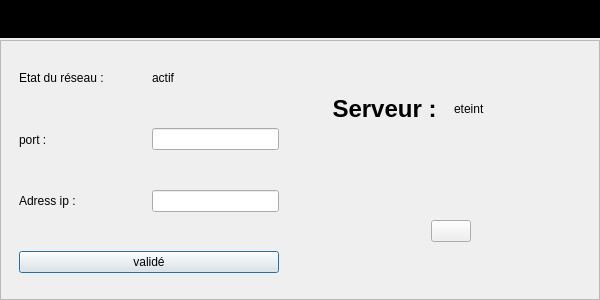
<?xml version="1.0" encoding="UTF-8"?>
<ui version="4.0">
 <class>Dialog</class>
 <widget class="QDialog" name="Dialog">
  <property name="geometry">
   <rect>
    <x>0</x>
    <y>0</y>
    <width>600</width>
    <height>300</height>
   </rect>
  </property>
  <property name="minimumSize">
   <size>
    <width>400</width>
    <height>200</height>
   </size>
  </property>
  <property name="maximumSize">
   <size>
    <width>600</width>
    <height>300</height>
   </size>
  </property>
  <property name="windowTitle">
   <string>Dialog</string>
  </property>
  <layout class="QVBoxLayout" name="verticalLayout">
   <property name="spacing">
    <number>2</number>
   </property>
   <property name="leftMargin">
    <number>0</number>
   </property>
   <property name="topMargin">
    <number>0</number>
   </property>
   <property name="rightMargin">
    <number>0</number>
   </property>
   <property name="bottomMargin">
    <number>0</number>
   </property>
   <item alignment="Qt::AlignmentFlag::AlignTop">
    <widget class="QFrame" name="frame">
     <property name="styleSheet">
      <string notr="true">background-color: rgb(0, 0, 0);</string>
     </property>
     <property name="frameShape">
      <enum>QFrame::Shape::StyledPanel</enum>
     </property>
     <property name="frameShadow">
      <enum>QFrame::Shadow::Raised</enum>
     </property>
     <layout class="QVBoxLayout" name="verticalLayout_2">
      <property name="spacing">
       <number>0</number>
      </property>
      <property name="leftMargin">
       <number>0</number>
      </property>
      <property name="topMargin">
       <number>0</number>
      </property>
      <property name="rightMargin">
       <number>0</number>
      </property>
      <property name="bottomMargin">
       <number>0</number>
      </property>
      <item>
       <widget class="QLabel" name="label">
        <property name="font">
         <font>
          <pointsize>24</pointsize>
          <bold>true</bold>
         </font>
        </property>
        <property name="text">
         <string>Paramètre réseau</string>
        </property>
        <property name="alignment">
         <set>Qt::AlignmentFlag::AlignCenter</set>
        </property>
       </widget>
      </item>
     </layout>
    </widget>
   </item>
   <item>
    <widget class="QFrame" name="frame_2">
     <property name="sizePolicy">
      <sizepolicy hsizetype="Preferred" vsizetype="Expanding">
       <horstretch>0</horstretch>
       <verstretch>0</verstretch>
      </sizepolicy>
     </property>
     <property name="frameShape">
      <enum>QFrame::Shape::StyledPanel</enum>
     </property>
     <property name="frameShadow">
      <enum>QFrame::Shadow::Raised</enum>
     </property>
     <layout class="QHBoxLayout" name="horizontalLayout">
      <property name="leftMargin">
       <number>0</number>
      </property>
      <property name="topMargin">
       <number>0</number>
      </property>
      <property name="rightMargin">
       <number>0</number>
      </property>
      <property name="bottomMargin">
       <number>0</number>
      </property>
      <item>
       <widget class="QWidget" name="widget" native="true">
        <layout class="QVBoxLayout" name="verticalLayout_3">
         <item>
          <widget class="QWidget" name="widget_3" native="true">
           <layout class="QHBoxLayout" name="horizontalLayout_3">
            <item>
             <widget class="QLabel" name="label_4">
              <property name="text">
               <string>Etat du réseau :</string>
              </property>
             </widget>
            </item>
            <item>
             <widget class="QLabel" name="label_etat_reseau">
              <property name="text">
               <string>actif</string>
              </property>
             </widget>
            </item>
           </layout>
          </widget>
         </item>
         <item>
          <widget class="QWidget" name="widget_4" native="true">
           <layout class="QHBoxLayout" name="horizontalLayout_4">
            <item>
             <widget class="QLabel" name="label_3">
              <property name="text">
               <string>port :</string>
              </property>
             </widget>
            </item>
            <item>
             <widget class="QLineEdit" name="champ_port">
              <property name="sizePolicy">
               <sizepolicy hsizetype="Preferred" vsizetype="Fixed">
                <horstretch>0</horstretch>
                <verstretch>0</verstretch>
               </sizepolicy>
              </property>
             </widget>
            </item>
           </layout>
          </widget>
         </item>
         <item>
          <widget class="QWidget" name="widget_5" native="true">
           <layout class="QHBoxLayout" name="horizontalLayout_5">
            <item>
             <widget class="QLabel" name="label_2">
              <property name="text">
               <string>Adress ip :</string>
              </property>
             </widget>
            </item>
            <item>
             <widget class="QLineEdit" name="champ_ip">
              <property name="sizePolicy">
               <sizepolicy hsizetype="Preferred" vsizetype="Fixed">
                <horstretch>0</horstretch>
                <verstretch>0</verstretch>
               </sizepolicy>
              </property>
             </widget>
            </item>
           </layout>
          </widget>
         </item>
         <item>
          <widget class="QWidget" name="widget_8" native="true">
           <layout class="QVBoxLayout" name="verticalLayout_5">
            <item>
             <widget class="QPushButton" name="bouton_reseau">
              <property name="text">
               <string>validé</string>
              </property>
             </widget>
            </item>
           </layout>
          </widget>
         </item>
        </layout>
       </widget>
      </item>
      <item>
       <widget class="QWidget" name="widget_2" native="true">
        <layout class="QVBoxLayout" name="verticalLayout_4">
         <item>
          <widget class="QWidget" name="widget_6" native="true">
           <layout class="QHBoxLayout" name="horizontalLayout_2">
            <item>
             <widget class="QLabel" name="label_5">
              <property name="font">
               <font>
                <pointsize>18</pointsize>
                <bold>true</bold>
               </font>
              </property>
              <property name="text">
               <string>Serveur :</string>
              </property>
              <property name="alignment">
               <set>Qt::AlignmentFlag::AlignCenter</set>
              </property>
             </widget>
            </item>
            <item>
             <widget class="QLabel" name="label_etat_sever">
              <property name="text">
               <string>eteint</string>
              </property>
             </widget>
            </item>
           </layout>
          </widget>
         </item>
         <item>
          <widget class="QWidget" name="widget_7" native="true">
           <layout class="QHBoxLayout" name="horizontalLayout_6">
            <item alignment="Qt::AlignmentFlag::AlignHCenter|Qt::AlignmentFlag::AlignVCenter">
             <widget class="QPushButton" name="bouton_serveur">
              <property name="text">
               <string/>
              </property>
              <property name="icon">
               <iconset resource="ressources/icons.qrc">
                <normaloff>:/icons/icons8-power-off.png</normaloff>:/icons/icons8-power-off.png</iconset>
              </property>
              <property name="iconSize">
               <size>
                <width>50</width>
                <height>50</height>
               </size>
              </property>
             </widget>
            </item>
           </layout>
          </widget>
         </item>
        </layout>
       </widget>
      </item>
     </layout>
    </widget>
   </item>
  </layout>
 </widget>
 <resources>
  <include location="ressources/icons.qrc"/>
 </resources>
 <connections/>
</ui>
